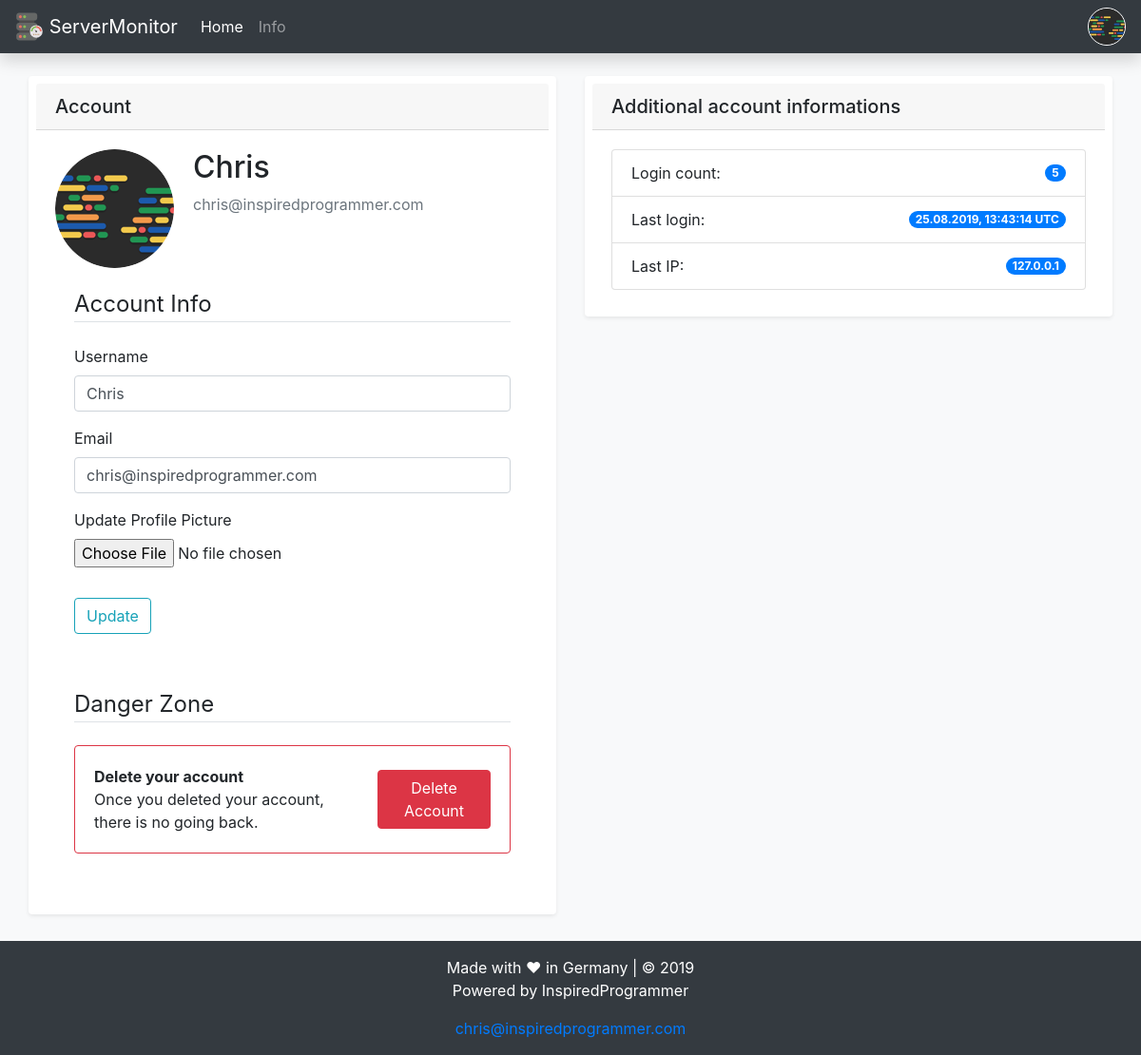
Page /account (signed in) on the committed database.
### monitor/models.py (models this page shows, shortened)
class User(db.Model, UserMixin):
    __table_args__ = {'extend_existing': True}
    id = db.Column(db.Integer, primary_key=True)
    username = db.Column(db.String(20), unique=True, nullable=False)
    email = db.Column(db.String(20), unique=True, nullable=False)
    image_file = db.Column(db.String(20), nullable=False, default='default.jpg')
    password = db.Column(db.String(60), nullable=False)
    account_creation_date = db.Column(db.DateTime, nullable=False, default=datetime.utcnow)
    password_reset_count = db.Column(db.Integer, nullable=False, default=0)
    last_password_reset = db.Column(db.DateTime, nullable=True)
    last_login = db.Column(db.DateTime, nullable=True)
    login_count = db.Column(db.Integer, nullable=False, default=0)
    last_ip = db.Column(db.String, nullable=True)
    isStaff = db.Column(db.Boolean, nullable=False, default=False)
    isPayingUser = db.Column(db.Boolean, nullable=False, default=False)

### monitor/users/routes.py (the view, shortened to what this page needs)
@users.route("/account", methods=('GET', 'POST'))
@login_required
def account():
    form = UpdateAccountForm()
    account_deletion_form = DeleteAccountForm()
    if form.validate_on_submit():
        if form.picture.data:
            picture_file = save_picture(form.picture.data)
            current_user.image_file = picture_file
        current_user.username = form.username.data
        current_user.email = form.email.data
        db.session.commit()
        flash("Your account has been updated!", 'success')
        return redirect(url_for('users.account'))
    elif request.method == 'GET':
        form.username.data = current_user.username
        form.email.data = current_user.email
    image_file = url_for('static', filename='profile_pictures/' + current_user.image_file)
    return render_template('account.html', title="Your Account | ServerMonitor", image_file=image_file, form=form, deletion_form=account_deletion_form)

### monitor/users/forms.py (shortened to what this page needs)
class UpdateAccountForm(FlaskForm):
    username = StringField('Username', validators=[DataRequired(), Length(min=2, max=20)])
    email = StringField('Email', validators=[DataRequired(), Email()])
    picture = FileField('Update Profile Picture', validators=[FileAllowed(['jpg', 'png'])])
    submit = SubmitField('Update')

class DeleteAccountForm(FlaskForm):
    confirmation = StringField('Confirm Deletion', validators=[DataRequired(), Email()])
    submit = SubmitField('Yes, I know what I do. Delete my account!')

### monitor/models.py (called while the page is built)
@login_manager.user_loader
def load_user(user_id):
    return User.query.get(int(user_id))

### monitor/templates/account.html (shortened to what this page needs)
{% extends 'base.html' %}
{% block content %}
<div class="container-fluid">
    <div class="row">
        <div class="col">
            <div class="container-fluid shadow-sm p-2 mb-5 bg-white rounded">
                <h5 class="card-header">Account</h5>
                    <div class="card-body">
                        <div class="media">
                            <img class="rounded-circle account-img" src="{{ image_file }}" style="margin-right: 20px;" alt="" width="125" height="125">
                            <div class="media-body">
                                <h2 class="account-heading">{{ current_user.username }}</h2>
                                <p class="text-secondary">{{ current_user.email }}</p>
                            </div>
                        </div>
                        <div class="content-section card-body">
                            <form method="POST" action="" enctype="multipart/form-data">
                                <fieldset class="form-group">
                                    <legend class="border-bottom mb-4">Account Info</legend>
                                    <div class="form-group">
                                        {{ form.username.label(class="form-control-label") }}
                                        {% if form.username.errors %}
                                            {{ form.username(class="form-control is-invalid") }}
                                            <div class="invalid-feedback">
                                                {% for error in form.username.errors %}
                                                <span>{{ error }}</span>
                                                {% endfor %}
                                            </div>
                                        {% else %}
                                            {{ form.username(class="form-control form-control") }}
                                        {% endif %}
                                    </div>
                                    <div class="form-group">
                                        {{ form.email.label(class="form-control-label") }}
                                        {% if form.email.errors %}
                                        {{ form.email(class="form-control is-invalid") }}
                                        <div class="invalid-feedback">
                                            {% for error in form.email.errors %}
                                            <span>{{ error }}</span>
                                            {% endfor %}
                                        </div>
                                    {% else %}
                                        {{ form.email(class="form-control form-control") }}
                                    {% endif %}
                                    </div>
                                    <div class="form-group">
                                        {{ form.picture.label() }}
                                        {{ form.picture(class="form-control-file") }}
                                    </div>
                                </fieldset>
                                <div class="form-group">
                                    {{ form.submit(class="btn btn-outline-info") }}
                                </div>
                            </form>
                        </div>
                        <div class="content-section card-body">
                            <form method="POST" action="" enctype="multipart/form-data">
                                <fieldset class="form-group">
                                    <legend class="border-bottom mb-4">Danger Zone</legend>
                                        <div class="card border-danger">
                                            <div class="card-body">
                                                <div class="row">
                                                    <div class="col">
                                                        <a class="font-weight-bold">Delete your account</a></br>
                                                        <a>Once you deleted your account, there is no going back.</a>
                                                    </div>
                                                    <div class="col col-md-4 text-center">
                                                        <button type="button" class="btn btn-danger float-right" data-toggle="modal" data-target="#deletionModal" style="margin-top: 5px;">Delete Account</button>
                                                    </div>
                                                </div>
                                            </div>
                                        </div>
                            </form>
                        </div>
                    </div>
            </div>
        </div>
        <div class="col">
            <div class="container-fluid shadow-sm p-2 mb-5 bg-white rounded">
                <h5 class="card-header">Additional account informations</h5>
                    <div class="card-body">
                        <ul class="list-group">
                            <li class="list-group-item d-flex justify-content-between align-items-center">
                              Login count:
                              <span class="badge badge-primary badge-pill">{{ current_user.login_count }}</span>
                            </li>
                            <li class="list-group-item d-flex justify-content-between align-items-center">
                              Last login:
                              <span class="badge badge-primary badge-pill">{{ current_user.last_login.strftime("%d.%m.%Y, %H:%M:%S") }} UTC </span>
                            </li>
                            <li class="list-group-item d-flex justify-content-between align-items-center">
                              Last IP:
                              <span class="badge badge-primary badge-pill">{{ current_user.last_ip }}</span>
                            </li>
                          </ul>
                    </div>
            </div>
        </div>
    </div>
</div>
{% endblock %}

### monitor/templates/base.html (shortened to what this page needs)
<!doctype html>
<html lang="en" style="width:100%; height:100%; margin:0;">
  <head>
    <link rel="stylesheet" href="https://stackpath.bootstrapcdn.com/bootstrap/4.3.1/css/bootstrap.min.css">
    <link rel="stylesheet" href="https://maxcdn.bootstrapcdn.com/font-awesome/4.7.0/css/font-awesome.min.css">
  </head>
  <body class="bg-light">
    <div id="page-container" style="position: relative; min-height: 100vh;">
      <nav class="navbar fixed-top navbar-expand-lg navbar-dark bg-dark shadow">
      <a class="navbar-brand" href="{{url_for('main.index')}}">
        <img src="/static/img/icon.svg" width="30" height="30" class="d-inline-block align-top" alt="">
        ServerMonitor
      </a>
      <div class="collapse navbar-collapse" id="navbarToggle">
        <div class="navbar-nav mr-auto">
          <a class="nav-item nav-link active" href="/">Home <span class="sr-only">(current)</span></a>
          <a class="nav-item nav-link" href="/info">Info</a>
        </div>
        <div class="navbar-nav">
          {% if current_user.is_authenticated %}
              <img src="{{ url_for('static', filename='profile_pictures/' + current_user.image_file) }}" alt="" class="rounded-circle border border-white dropdown-toggle" data-toggle="dropdown" aria-haspopup="true" aria-expanded="false" width="40" height="40">
            {% else %}
            <a class="nav-item nav-link text-light" style="margin-right: 16px" href="{{ url_for('users.login') }}">Log In</a>
            <a class="nav-item nav-link border text-light rounded" href="{{ url_for('users.signup') }}">Sign Up</a>
          {% endif %}
        </div>
      </div>
      </nav>
      <div class="container-fluid" style="padding-top: 80px; padding-bottom: 100px">
        {% block content%}{% endblock %}
      </div>
      <footer class="page-footer font-small bg-dark" style="position: absolute; bottom: 0; width: 100%; height: 120px">
        <div class="footer-copyright text-center py-3 text-white">Made with ❤ in Germany | © 2019
          <p>Powered by InspiredProgrammer</p>
          <a href="mailto:chris@inspiredprogrammer.com">chris@inspiredprogrammer.com</a>
        </div>
      </footer>
    </div>
</body>
</html>

### rows in the picture
User: image_file (picture), username "Chris", email "chris@inspiredprogrammer.com", login_count "5", last_login "25.08.2019, 13:43:14", last_ip "127.0.0.1"
